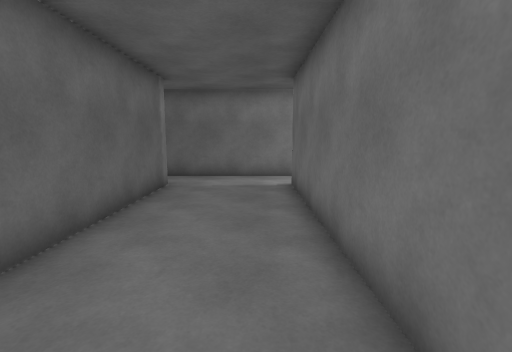
View 1 (above)

23 first-person views from a walk through a Unity game level. The camera is 1.5 m above the floor, tilts 8° down and sees 85° across. The floor is counted in squares, 1 m on a side. Each view is taken from the middle of a square. On the plan, view 1 faces up. The plan holds only what a view shows up to about 14 squares ahead; the rest is blank. The place goes on beyond the plan.

View 2
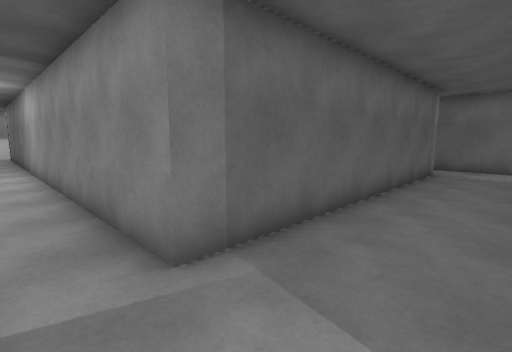

View 3
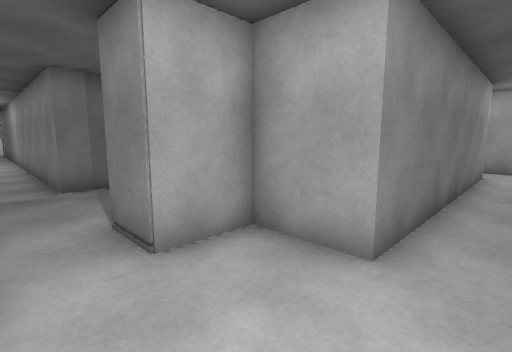

View 4
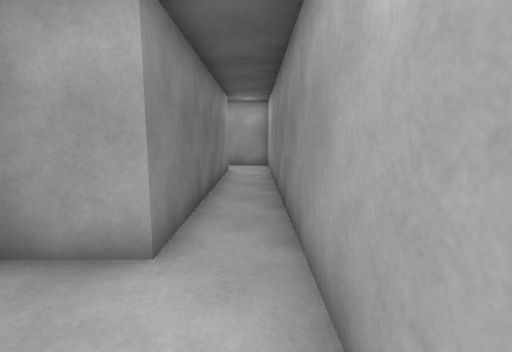

View 5
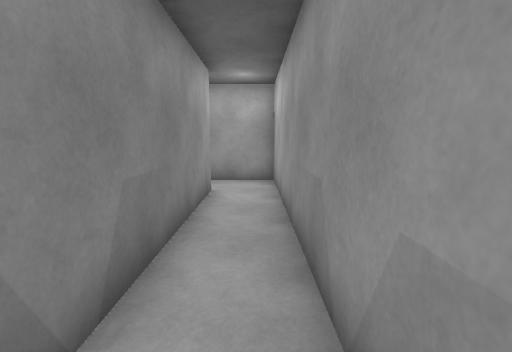

View 6
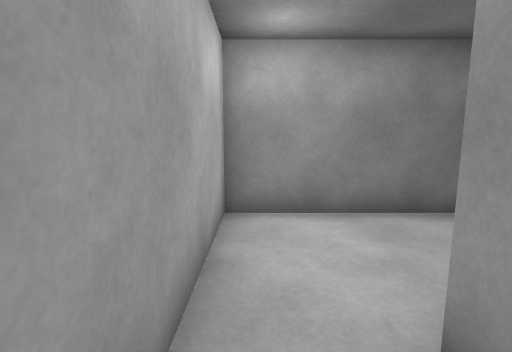

View 7
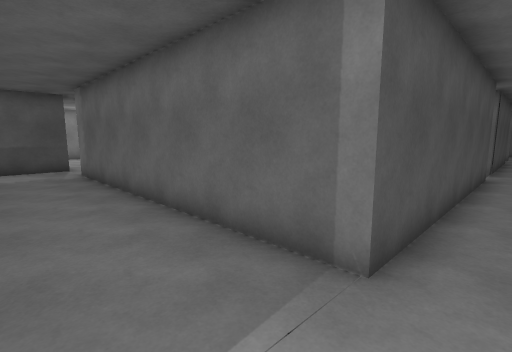

View 8
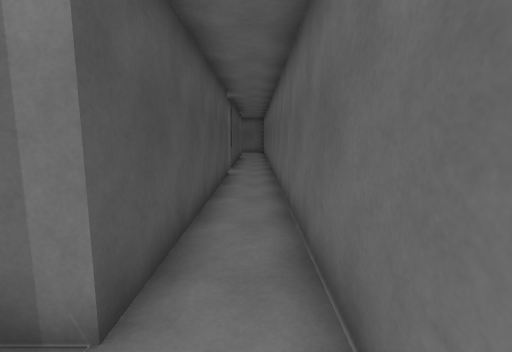

View 9
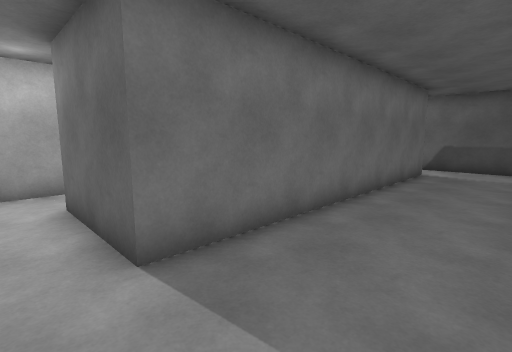

View 10
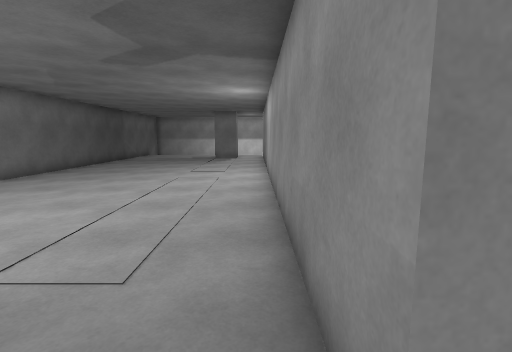

View 11
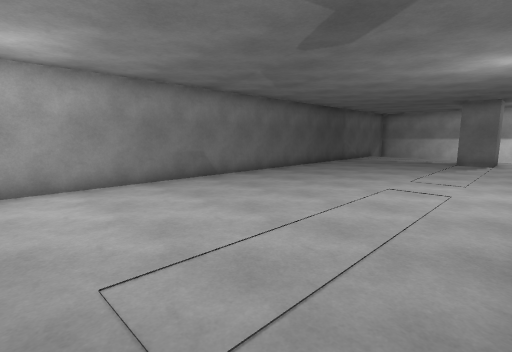

View 12
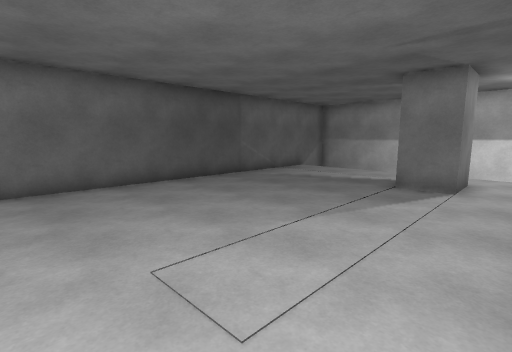

View 13
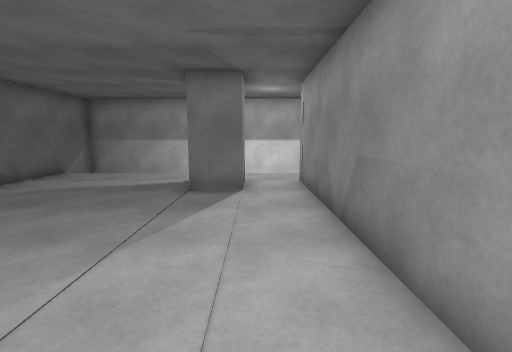

View 14
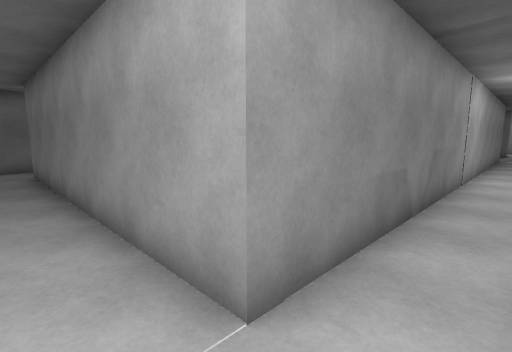

View 15
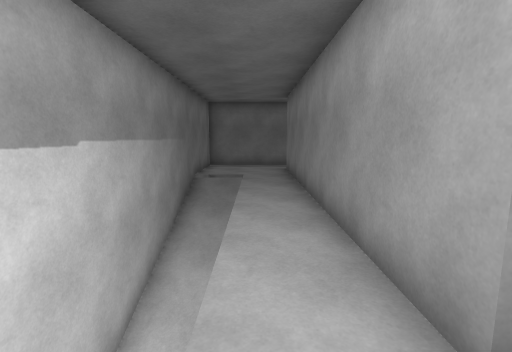

View 16
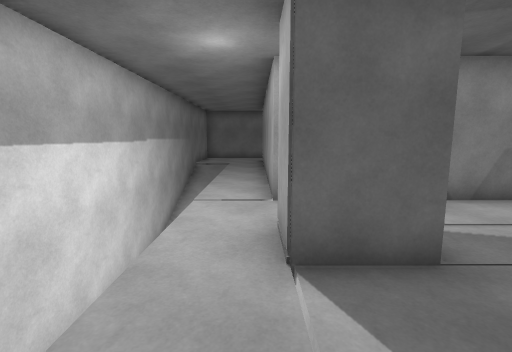

View 17
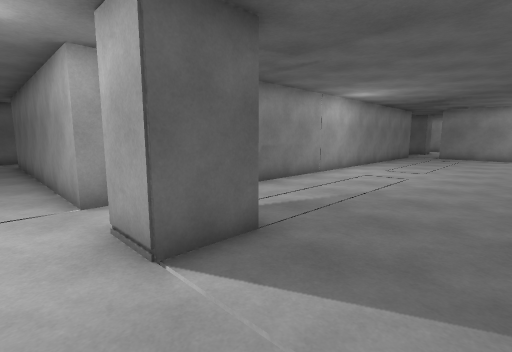

View 18
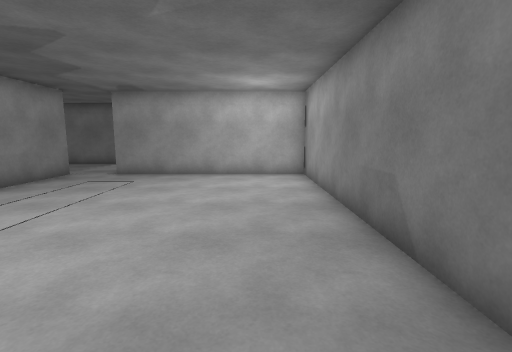

View 19
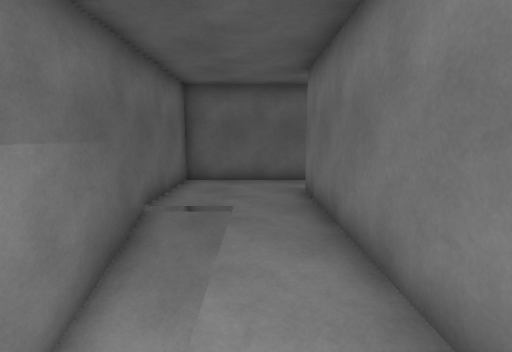

View 20
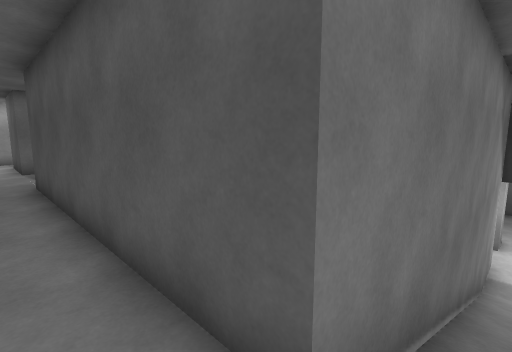

View 21
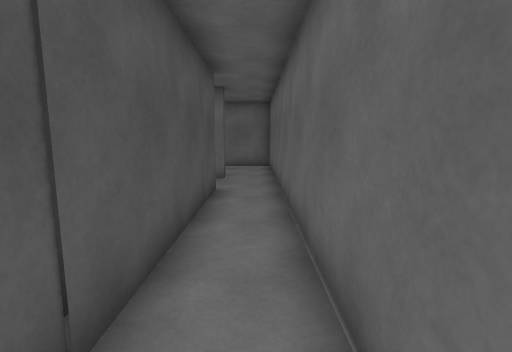

View 22
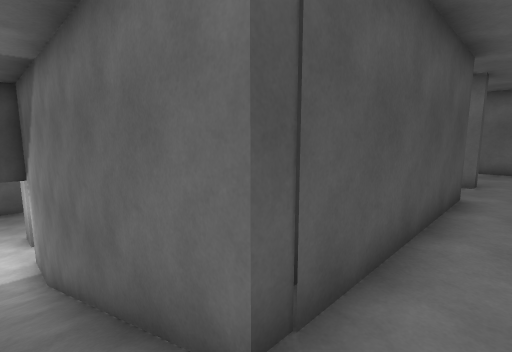

View 23
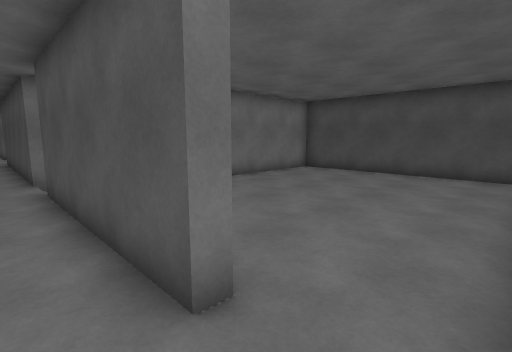

### Floor plan
Key: @ floor where view 1 was taken; # wall or solid block; . main floor; - floor 3 m lower than the main floor; / step, stairs or slope; = window, fence, low wall or low ledge; ^ raised ledge; v drop or lower ground.
Columns run from 28 left of view 1 to 7 right of it. Each row starts with its distance up from view 1.
 11 ##############################  ####
 10 #..................................#
  9 #......########/v#########....v#v..#
  8 #....#...    .# #        #...v   v.#
  7 #//=.#....    # ^        #...#   #.#
  6 #//..#.....   #/#      vv#...#   #.#
  5 #//..#......  #/#        #...#   #.#
  4 #//..#....... #/#        #...#   #.#
  3 #//..#........#/#        #...#   #.#
  2 #//..#........#/#        #...#   #.#
  1 #//..#........#/#        #...#   #.#
  0 #//..#........#/#        #..@#   v.#
 -1 #/ ..#........#-#        #...# vv..#
 -2 #  ..#####################...##....#
 -3 #  ................................#
 -4 #  ................................#
 -5  v ..##..................v##########
 -6  v ..##..................##
 -7  v ......................#
 -8 #v ......................#
 -9 #v ......................#
-10  v ......................#
-11  v ......................#
-12  vv#######################

Where each view was taken, in squares from view 1:
view 1: 0 up, 0 right, facing up
view 2: 4 down, 0 right, facing up-left
view 3: 4 down, 6 right, facing up-left
view 4: 4 down, 6 right, facing up
view 5: 1 up, 6 right, facing up
view 6: 1 up, 6 right, facing down
view 7: 10 up, 0 right, facing down-left
view 8: 10 up, 1 left, facing left
view 9: 10 up, 2 left, facing down-right
view 10: 3 down, 2 left, facing left
view 11: 3 down, 4 left, facing down-left
view 12: 3 down, 13 left, facing down-left
view 13: 4 down, 14 left, facing left
view 14: 4 down, 25 left, facing up-right
view 15: 4 down, 25 left, facing up
view 16: 9 down, 24 left, facing up
view 17: 9 down, 25 left, facing up-right
view 18: 10 down, 14 left, facing right
view 19: 1 up, 25 left, facing up
view 20: 10 up, 13 left, facing down-right
view 21: 10 up, 13 left, facing left
view 22: 10 up, 13 left, facing down-left
view 23: 10 up, 23 left, facing down-right
